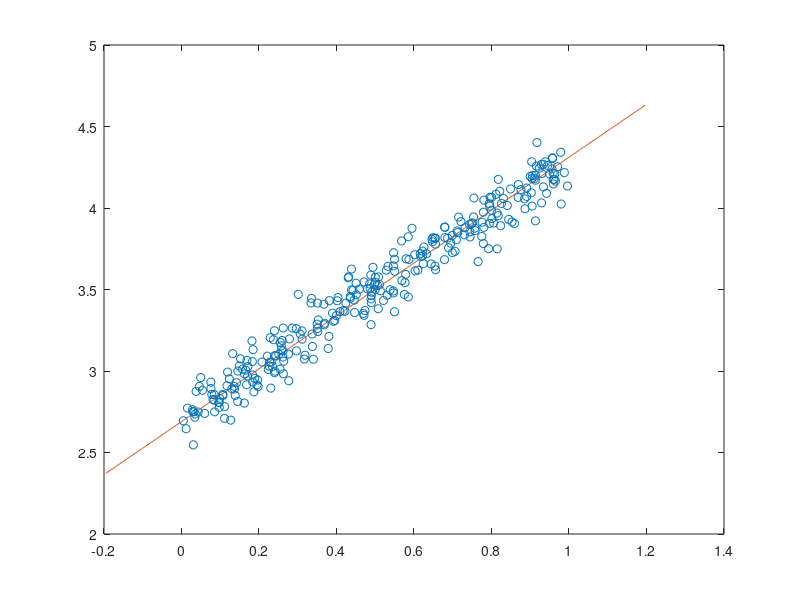
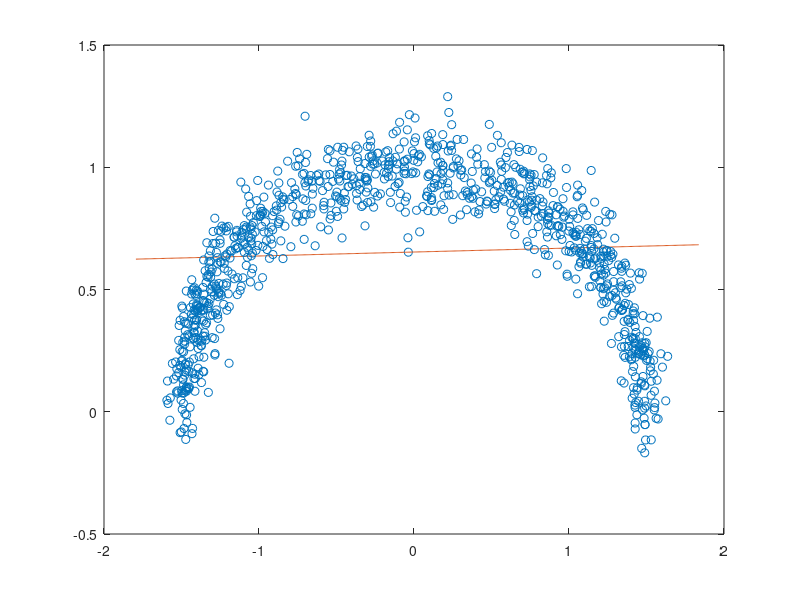

Reproduce these figures in MATLAB, in order.
load('points2D_Set1.mat') %Generates two column vectors x and y 
z = horzcat(x,y);
    n = size(z,1);
    a1 = ones(n)*z/n;
    x0 = a1(1,1); %Mean of dataset
    y0 = a1(1,2);
    a = z - a1;
    K = (a.')*a/n; %Covariance Matrix
    [U,~,~] = svd(K); %This command finds out the primary eigenvector of K
    d = U(:,1); %Primary eigenvector
    m = d(2)/d(1);
    l1 = linspace(min(x)-0.2,max(x)+0.2,500);
    l2 = m*(l1-x0) + y0;
    f1 = figure();
    plot(x0,y0,'o',l1,l2);
    hold on
    scatter(x,y,c = 'blue')
    hold off
    saveas(f1, "Set1_Scatter_Plot.png"); %This figure is the scatter plot of points along with their PCA estimate
load('points2D_Set2.mat')
z = horzcat(x,y);
    n = size(z,1);
    a1 = ones(n)*z/n;
    x0 = a1(1,1);
    y0 = a1(1,2);
    a = z - a1;
    K = (a.')*a/n;
    [U,~,~] = svd(K);
    d = U(:,1);
    m = d(2)/d(1);
    l1 = linspace(min(x)-0.2,max(x)+0.2,500);
    l2 = m*(l1-x0) + y0;
    f2  = figure();
    plot(x0,y0,'o',l1,l2)
    hold on
    scatter(x,y,c = 'blue')
    hold off
    saveas(f2, "Set2_Scatter_Plot.png");